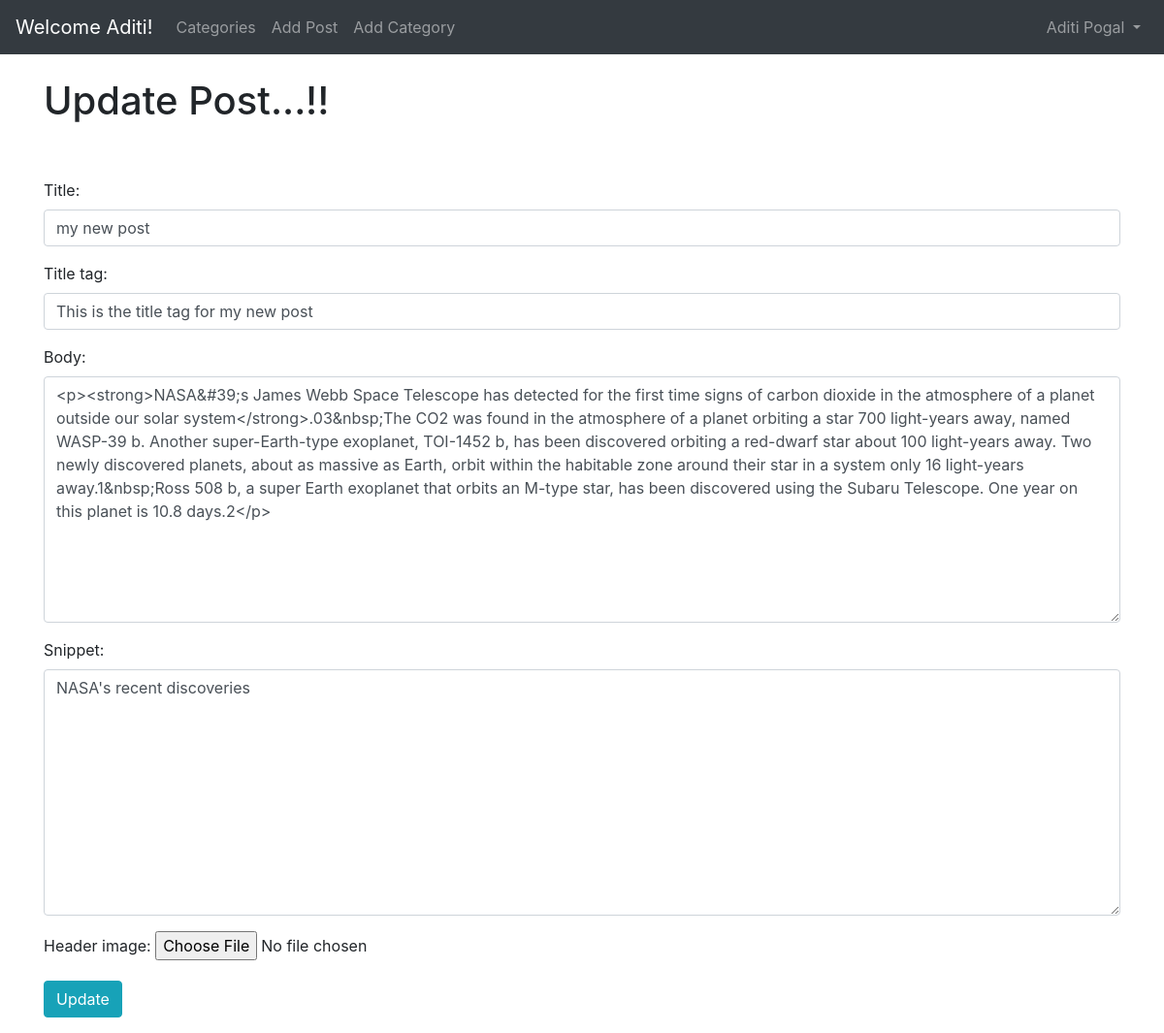
Screenshot of /article/edit/20 (signed in) with the database file from the repository.
### theblog/models.py (models this page shows, shortened)
class Post(models.Model):
    title=models.CharField(max_length=255)
    header_image=models.ImageField(null=True,blank=True,upload_to="images/")
    title_tag=models.CharField(max_length=255)
    author=models.ForeignKey(User,on_delete=models.CASCADE)
    body=RichTextField(blank=True,null=True)
    post_date=models.DateField(auto_now_add=True)
    category=models.CharField(max_length=255,default='coding')
    snippet=models.CharField(max_length=255)
    likes=models.ManyToManyField(User,related_name='blog_posts')

### theblog/views.py (the view)
# urls.py: path('article/edit/<int:pk>',UpdatePostView.as_view(),name="update_post"),
class UpdatePostView(UpdateView):
    model=Post
    form_class=EditForm
    template_name='update_post.html'

### theblog/forms.py
class EditForm(forms.ModelForm):
    class Meta:
        model=Post
        fields=('title','title_tag','body','snippet','header_image')
        widgets={
            'title':forms.TextInput(attrs={'class':'form-control'}),
             'title_tag':forms.TextInput(attrs={'class':'form-control'}),
            'body':forms.Textarea(attrs={'class':'form-control'}),
            'snippet':forms.Textarea(attrs={'class':'form-control'}),
        }

### theblog/templates/update_post.html (shortened to what this page needs)
{% extends 'base.html' %}
{% block content %}
{% if user.is_authenticated %}
{% if user.id == post.author.id %}
<h1>Update Post...!!</h1>
<br><br>
<div class="form-group">
     <form action="" method="POST">
        {{ form.as_p }}
        <button class="btn btn-info">Update</button>
     </form>
</div>
{% else %}
You're not allowed here!
{% endif %}
{% else %}
You're not allowed here!
{% endif %}
{% endblock %}

### theblog/templates/base.html (shortened to what this page needs)
<!doctype html>
<html lang="en">
  <head>
    <link rel="stylesheet" href="https://cdn.jsdelivr.net/npm/bootstrap@4.3.1/dist/css/bootstrap.min.css">
  </head>
  <body>
    <nav class="navbar navbar-expand-lg navbar-dark bg-dark">
        <a class="navbar-brand" href="{% url 'home' %}">Welcome {{user.first_name}}!</a>
        <div class="collapse navbar-collapse" id="navbarSupportedContent">
          <ul class="navbar-nav mr-auto">
            {% if cat_menu %}
            <li class="nav-item dropdown">
              <a class="nav-link dropdown-toggle" href="#" id="navbarDropdown" role="button" data-toggle="dropdown" aria-haspopup="true" aria-expanded="false">
                Categories
              </a>
               <div class="dropdown-menu" aria-labelledby="navbarDropdown">
                  {% for item in cat_menu %}
                  <a class="dropdown-item" href="{% url 'category' item|slugify %}">
                    {{item}}</a>
                  {% endfor %}
              </div>
            </li>
            {% else %}
                <li class="nav-item">
                  <a class="nav-link" href="{% url 'category-list' %}">Categories</a>
                </li>
            {% endif %}
            {% if user.is_authenticated %}
            <li class="nav-item">
              <a class="nav-link" href="{% url 'add_post' %}">Add Post</a>
            </li>
            <li class="nav-item">
              <a class="nav-link" href="{% url 'add_category' %}">Add Category</a>
            </li>
            {% endif %}
          </ul>
           {% if user.is_authenticated %}
              <ul class="navbar-nav ml-auto">
                <li class="nav-item dropdown">
                  <a class="nav-link dropdown-toggle" href="#" id="navbarDropdown" role="button" data-toggle="dropdown" aria-haspopup="true" aria-expanded="false">
                    {{user.first_name}} {{user.last_name}}
                  </a>
                </li>
              </ul>
           {% endif %}
        </div>
      </nav>
    <br>
    <div class="container">
      {% block content %}
      {% endblock %}
    </div>
  </body>
</html>

### rows the page displays
Post: title "my new post", title_tag "This is the title tag for my new post", body "<p><strong>NASA&#39;s James Webb Space Telescope has detected for the first time signs of carbon dioxide in the atmosphere of a planet outside our solar system</strong>.03&nbsp;The CO2 was found in the atmosphere of a planet orbiting a star 700 light-years away, named WASP-39 b. Another super-Earth-type exoplanet, TOI-1452 b, has been discovered orbiting a red-dwarf star about 100 light-years away. Two newly discovered planets, about as massive as Earth, orbit within the habitable zone around their star in a system only 16 light-years away.1&nbsp;Ross 508 b, a super Earth exoplanet that orbits an M-type star, has been discovered using the Subaru Telescope. One year on this planet is 10.8…", snippet "NASA's recent discoveries"

### other values shown
{{ user.first_name }} "Aditi"
{{ user.last_name }} "Pogal"
